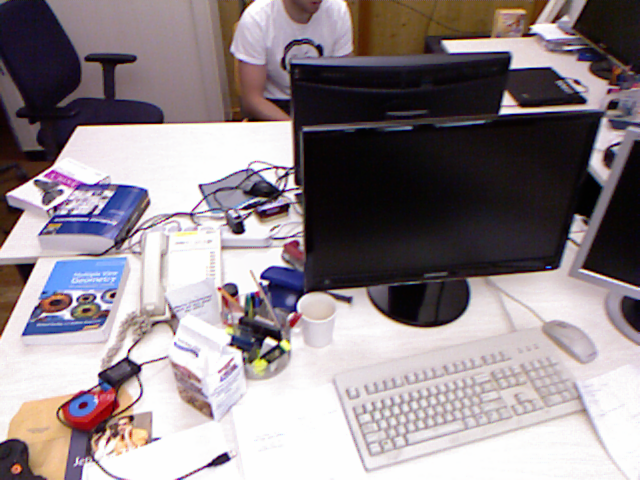
//> input picture matlab_scripts/img1.png, 640 x 480 px
$ ./main   (built with g++ and OpenCV 4)
//> lines starting //> are read from the running program, lines starting //| are printed output that depends on the picture
### place_recognizer/src/Sim3dSolver.h
#ifndef SIM3SOLVER_H
#define SIM3SOLVER_H

#include <vector>
#include <opencv2/opencv.hpp>
#include <iostream>
#include <boost/iterator/iterator_concepts.hpp>


class Sim3dSolver{

public:

Sim3dSolver(cv::Mat& P1 , cv::Mat& P2);
cv::Mat solve(); // main user interface function
void computeT(cv::Mat& P1, cv::Mat& P2);

//Set Methods
void setRansacParameters(double prob = 0.99, int minInliers = 6, int maxIterations = 500);

//Get Methods
cv::Mat getEstimatedRot();
cv::Mat getEstimatedTrans();
float getEstimatedScale();

private:

cv::Mat iterateRansac();
void findCentroid(cv::Mat& P, cv::Mat& Pr,  cv::Mat& C);
void computeError3d(cv::Mat& P1, cv::Mat& P2, cv::Mat& T12, cv::Mat& T21, double& err12, double& err21);
void getInliers3d();

// Utils
void quat2Rot(cv::Mat& q, cv::Mat& R);
void randperm(int n, int k, std::vector<int>& idx);

// Input 3D Points
cv::Mat X3dC1;
cv::Mat X3dC2;
int numMatches;	// Number of 3D point correspondences

//Current estimation
cv::Mat R12;
cv::Mat t12;
float s12;
cv::Mat T12;
cv::Mat T21;
std::vector<int> idxInliers;
int numInliers;

// Current best variables
cv::Mat T12_best;
cv::Mat T21_best;
cv::Mat R12_best;
cv::Mat t12_best;
float s12_best;


// RANSAC Parameters
int numData; // Number of random data points to be considered while computing T
double RansacProb;
int RansacMinInlier;
int RansacMaxIts;
double thresh3d;


};

#endif // SIM3SOLVER_H

### Sim3dSolver/main.cpp
#include <vector>
#include <iostream>
#include <opencv2/opencv.hpp>
#include "opencv2/nonfree/nonfree.hpp"
#include "Sim3dSolver.h"

void compute3dPoint(cv::Mat& dep, cv::Mat& p2d, cv::Mat& p3d);


int main(){

  // Load Images + Corresponding depth Maps
  cv::Mat img1 = cv::imread("img1.png",CV_LOAD_IMAGE_GRAYSCALE);
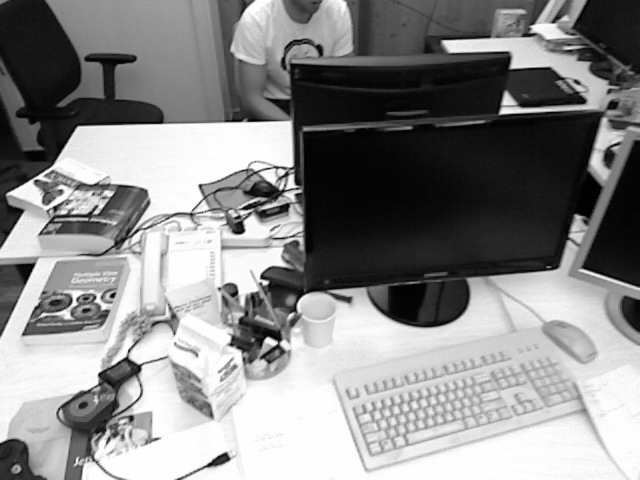
//> img1: 480 rows x 640 cols, CV_8UC1; min 1, max 254, mean 137.6
  cv::Mat dep1 = cv::imread("dep1.png",CV_LOAD_IMAGE_UNCHANGED);
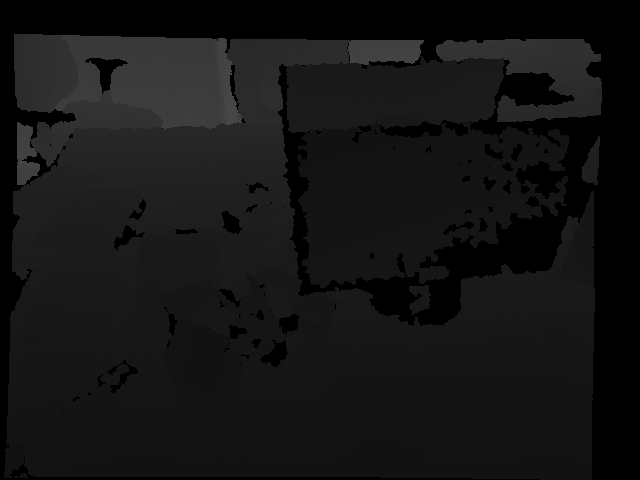
//> input picture matlab_scripts/dep1.png, 640 x 480 px
//> dep1 is the input picture: 480 rows x 640 cols, CV_16UC1; min 0, max 18587, mean 5339.7
  cv::Mat img2 = cv::imread("img1_rot30.png",CV_LOAD_IMAGE_GRAYSCALE);
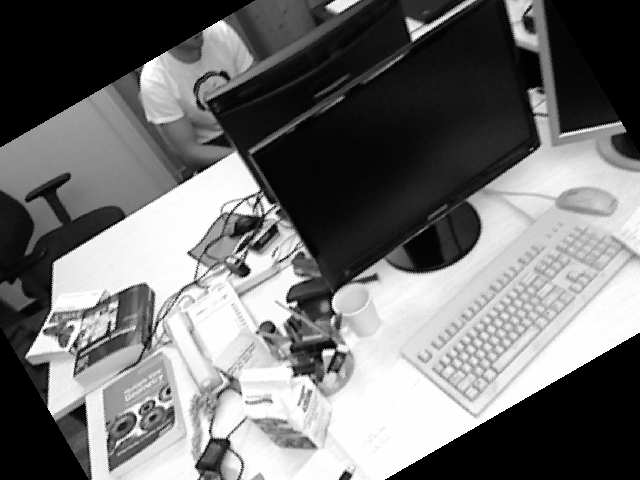
//> input picture matlab_scripts/img1_rot30.png, 640 x 480 px
//> img2 is the input picture: 480 rows x 640 cols, CV_8UC1; min 0, max 254, mean 114
  cv::Mat dep2 = cv::imread("dep1_rot30.png",CV_LOAD_IMAGE_UNCHANGED);
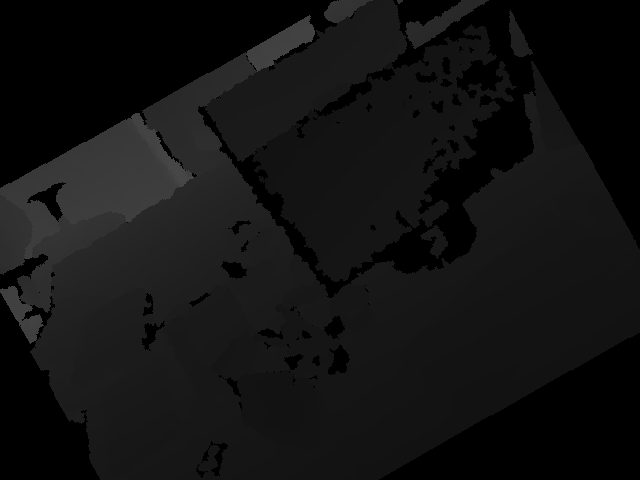
//> input picture matlab_scripts/dep1_rot30.png, 640 x 480 px
//> dep2 is the input picture: 480 rows x 640 cols, CV_16UC1; min 0, max 18391, mean 4737.3

  //std::cout << "Depth Type= " << dep1.type() << std::endl;
  /*// Debug Info: Depth
  double minVal, maxVal;
  cv::minMaxLoc( dep1, &minVal, &maxVal );
  std::cout << "minVal = " << minVal << std::endl;
  std::cout << "maxVal = " << maxVal << std::endl;
  */

  // [19 lines of commented-out code are left out]
  int minHessian = 400;
//> (the run ends here: the program needs code that is not available in this run, at `cv::SurfFeatureDetector detector( minHessian );`)
